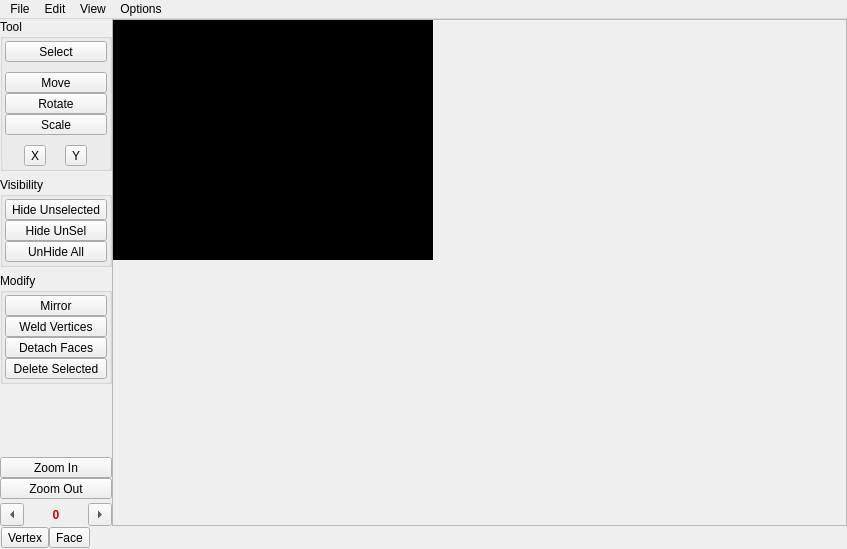
<?xml version="1.0" encoding="UTF-8"?>
<ui version="4.0">
 <class>UVEditor</class>
 <widget class="QMainWindow" name="UVEditor">
  <property name="geometry">
   <rect>
    <x>0</x>
    <y>0</y>
    <width>847</width>
    <height>549</height>
   </rect>
  </property>
  <property name="windowTitle">
   <string>UV Editor</string>
  </property>
  <widget class="QWidget" name="centralwidget">
   <layout class="QVBoxLayout" name="verticalLayout_6">
    <property name="spacing">
     <number>0</number>
    </property>
    <property name="leftMargin">
     <number>0</number>
    </property>
    <property name="topMargin">
     <number>0</number>
    </property>
    <property name="rightMargin">
     <number>0</number>
    </property>
    <property name="bottomMargin">
     <number>0</number>
    </property>
    <item>
     <widget class="QWidget" name="widget" native="true">
      <layout class="QHBoxLayout" name="horizontalLayout_3">
       <property name="spacing">
        <number>0</number>
       </property>
       <property name="leftMargin">
        <number>0</number>
       </property>
       <property name="topMargin">
        <number>0</number>
       </property>
       <property name="rightMargin">
        <number>0</number>
       </property>
       <property name="bottomMargin">
        <number>0</number>
       </property>
       <item>
        <widget class="QWidget" name="widget_4" native="true">
         <layout class="QVBoxLayout" name="verticalLayout_2">
          <property name="spacing">
           <number>0</number>
          </property>
          <property name="leftMargin">
           <number>0</number>
          </property>
          <property name="topMargin">
           <number>0</number>
          </property>
          <property name="rightMargin">
           <number>0</number>
          </property>
          <property name="bottomMargin">
           <number>0</number>
          </property>
          <item>
           <widget class="QWidget" name="widget_3" native="true">
            <layout class="QVBoxLayout" name="verticalLayout">
             <property name="leftMargin">
              <number>0</number>
             </property>
             <property name="topMargin">
              <number>0</number>
             </property>
             <property name="rightMargin">
              <number>0</number>
             </property>
             <property name="bottomMargin">
              <number>0</number>
             </property>
             <item>
              <widget class="QGroupBox" name="groupBox">
               <property name="title">
                <string>Tool</string>
               </property>
               <layout class="QVBoxLayout" name="verticalLayout_3">
                <property name="spacing">
                 <number>0</number>
                </property>
                <property name="leftMargin">
                 <number>2</number>
                </property>
                <property name="topMargin">
                 <number>2</number>
                </property>
                <property name="rightMargin">
                 <number>2</number>
                </property>
                <property name="bottomMargin">
                 <number>2</number>
                </property>
                <item>
                 <widget class="QToolButton" name="toolButton_7">
                  <property name="sizePolicy">
                   <sizepolicy hsizetype="Preferred" vsizetype="Fixed">
                    <horstretch>0</horstretch>
                    <verstretch>0</verstretch>
                   </sizepolicy>
                  </property>
                  <property name="text">
                   <string>Select</string>
                  </property>
                  <property name="checkable">
                   <bool>true</bool>
                  </property>
                 </widget>
                </item>
                <item>
                 <spacer name="verticalSpacer">
                  <property name="orientation">
                   <enum>Qt::Vertical</enum>
                  </property>
                  <property name="sizeHint" stdset="0">
                   <size>
                    <width>0</width>
                    <height>10</height>
                   </size>
                  </property>
                 </spacer>
                </item>
                <item>
                 <widget class="QToolButton" name="toolButton_8">
                  <property name="sizePolicy">
                   <sizepolicy hsizetype="Preferred" vsizetype="Fixed">
                    <horstretch>0</horstretch>
                    <verstretch>0</verstretch>
                   </sizepolicy>
                  </property>
                  <property name="text">
                   <string>Move</string>
                  </property>
                  <property name="checkable">
                   <bool>true</bool>
                  </property>
                 </widget>
                </item>
                <item>
                 <widget class="QToolButton" name="toolButton_9">
                  <property name="sizePolicy">
                   <sizepolicy hsizetype="Preferred" vsizetype="Fixed">
                    <horstretch>0</horstretch>
                    <verstretch>0</verstretch>
                   </sizepolicy>
                  </property>
                  <property name="text">
                   <string>Rotate</string>
                  </property>
                  <property name="checkable">
                   <bool>true</bool>
                  </property>
                 </widget>
                </item>
                <item>
                 <widget class="QToolButton" name="toolButton_10">
                  <property name="sizePolicy">
                   <sizepolicy hsizetype="Preferred" vsizetype="Fixed">
                    <horstretch>0</horstretch>
                    <verstretch>0</verstretch>
                   </sizepolicy>
                  </property>
                  <property name="text">
                   <string>Scale</string>
                  </property>
                  <property name="checkable">
                   <bool>true</bool>
                  </property>
                 </widget>
                </item>
                <item>
                 <spacer name="verticalSpacer_2">
                  <property name="orientation">
                   <enum>Qt::Vertical</enum>
                  </property>
                  <property name="sizeHint" stdset="0">
                   <size>
                    <width>0</width>
                    <height>10</height>
                   </size>
                  </property>
                 </spacer>
                </item>
                <item>
                 <widget class="QWidget" name="widget_7" native="true">
                  <layout class="QHBoxLayout" name="horizontalLayout_6">
                   <property name="spacing">
                    <number>0</number>
                   </property>
                   <property name="leftMargin">
                    <number>0</number>
                   </property>
                   <property name="topMargin">
                    <number>0</number>
                   </property>
                   <property name="rightMargin">
                    <number>0</number>
                   </property>
                   <property name="bottomMargin">
                    <number>0</number>
                   </property>
                   <item>
                    <widget class="QToolButton" name="toolButton">
                     <property name="text">
                      <string>X</string>
                     </property>
                     <property name="checkable">
                      <bool>true</bool>
                     </property>
                     <property name="popupMode">
                      <enum>QToolButton::DelayedPopup</enum>
                     </property>
                     <property name="toolButtonStyle">
                      <enum>Qt::ToolButtonFollowStyle</enum>
                     </property>
                     <property name="arrowType">
                      <enum>Qt::NoArrow</enum>
                     </property>
                    </widget>
                   </item>
                   <item>
                    <widget class="QToolButton" name="toolButton_2">
                     <property name="text">
                      <string>Y</string>
                     </property>
                     <property name="checkable">
                      <bool>true</bool>
                     </property>
                     <property name="popupMode">
                      <enum>QToolButton::DelayedPopup</enum>
                     </property>
                     <property name="toolButtonStyle">
                      <enum>Qt::ToolButtonFollowStyle</enum>
                     </property>
                     <property name="arrowType">
                      <enum>Qt::NoArrow</enum>
                     </property>
                    </widget>
                   </item>
                  </layout>
                 </widget>
                </item>
               </layout>
              </widget>
             </item>
             <item>
              <widget class="QGroupBox" name="groupBox_2">
               <property name="title">
                <string>Visibility</string>
               </property>
               <layout class="QVBoxLayout" name="verticalLayout_4">
                <property name="spacing">
                 <number>0</number>
                </property>
                <property name="leftMargin">
                 <number>2</number>
                </property>
                <property name="topMargin">
                 <number>2</number>
                </property>
                <property name="rightMargin">
                 <number>2</number>
                </property>
                <property name="bottomMargin">
                 <number>2</number>
                </property>
                <item>
                 <widget class="QToolButton" name="toolButton_11">
                  <property name="sizePolicy">
                   <sizepolicy hsizetype="Preferred" vsizetype="Fixed">
                    <horstretch>0</horstretch>
                    <verstretch>0</verstretch>
                   </sizepolicy>
                  </property>
                  <property name="text">
                   <string>Hide Unselected</string>
                  </property>
                 </widget>
                </item>
                <item>
                 <widget class="QToolButton" name="toolButton_12">
                  <property name="sizePolicy">
                   <sizepolicy hsizetype="Preferred" vsizetype="Fixed">
                    <horstretch>0</horstretch>
                    <verstretch>0</verstretch>
                   </sizepolicy>
                  </property>
                  <property name="text">
                   <string>Hide UnSel</string>
                  </property>
                 </widget>
                </item>
                <item>
                 <widget class="QToolButton" name="toolButton_13">
                  <property name="sizePolicy">
                   <sizepolicy hsizetype="Preferred" vsizetype="Fixed">
                    <horstretch>0</horstretch>
                    <verstretch>0</verstretch>
                   </sizepolicy>
                  </property>
                  <property name="text">
                   <string>UnHide All</string>
                  </property>
                 </widget>
                </item>
               </layout>
              </widget>
             </item>
             <item>
              <widget class="QGroupBox" name="groupBox_3">
               <property name="title">
                <string>Modify</string>
               </property>
               <layout class="QVBoxLayout" name="verticalLayout_5">
                <property name="spacing">
                 <number>0</number>
                </property>
                <property name="leftMargin">
                 <number>2</number>
                </property>
                <property name="topMargin">
                 <number>2</number>
                </property>
                <property name="rightMargin">
                 <number>2</number>
                </property>
                <property name="bottomMargin">
                 <number>2</number>
                </property>
                <item>
                 <widget class="QToolButton" name="toolButton_14">
                  <property name="sizePolicy">
                   <sizepolicy hsizetype="Preferred" vsizetype="Fixed">
                    <horstretch>0</horstretch>
                    <verstretch>0</verstretch>
                   </sizepolicy>
                  </property>
                  <property name="text">
                   <string>Mirror</string>
                  </property>
                 </widget>
                </item>
                <item>
                 <widget class="QToolButton" name="toolButton_15">
                  <property name="sizePolicy">
                   <sizepolicy hsizetype="Preferred" vsizetype="Fixed">
                    <horstretch>0</horstretch>
                    <verstretch>0</verstretch>
                   </sizepolicy>
                  </property>
                  <property name="text">
                   <string>Weld Vertices</string>
                  </property>
                 </widget>
                </item>
                <item>
                 <widget class="QToolButton" name="toolButton_20">
                  <property name="sizePolicy">
                   <sizepolicy hsizetype="Preferred" vsizetype="Fixed">
                    <horstretch>0</horstretch>
                    <verstretch>0</verstretch>
                   </sizepolicy>
                  </property>
                  <property name="text">
                   <string>Detach Faces</string>
                  </property>
                 </widget>
                </item>
                <item>
                 <widget class="QToolButton" name="toolButton_21">
                  <property name="sizePolicy">
                   <sizepolicy hsizetype="Preferred" vsizetype="Fixed">
                    <horstretch>0</horstretch>
                    <verstretch>0</verstretch>
                   </sizepolicy>
                  </property>
                  <property name="text">
                   <string>Delete Selected</string>
                  </property>
                 </widget>
                </item>
               </layout>
              </widget>
             </item>
            </layout>
           </widget>
          </item>
          <item>
           <spacer name="verticalSpacer_3">
            <property name="orientation">
             <enum>Qt::Vertical</enum>
            </property>
            <property name="sizeHint" stdset="0">
             <size>
              <width>20</width>
              <height>36</height>
             </size>
            </property>
           </spacer>
          </item>
          <item>
           <widget class="QWidget" name="widget_6" native="true">
            <property name="sizePolicy">
             <sizepolicy hsizetype="Preferred" vsizetype="Maximum">
              <horstretch>0</horstretch>
              <verstretch>0</verstretch>
             </sizepolicy>
            </property>
            <layout class="QVBoxLayout" name="verticalLayout_8">
             <property name="spacing">
              <number>0</number>
             </property>
             <property name="leftMargin">
              <number>0</number>
             </property>
             <property name="topMargin">
              <number>0</number>
             </property>
             <property name="rightMargin">
              <number>0</number>
             </property>
             <property name="bottomMargin">
              <number>0</number>
             </property>
             <item>
              <widget class="QToolButton" name="toolButton_17">
               <property name="sizePolicy">
                <sizepolicy hsizetype="Preferred" vsizetype="Fixed">
                 <horstretch>0</horstretch>
                 <verstretch>0</verstretch>
                </sizepolicy>
               </property>
               <property name="text">
                <string>Zoom In</string>
               </property>
              </widget>
             </item>
             <item>
              <widget class="QToolButton" name="toolButton_16">
               <property name="sizePolicy">
                <sizepolicy hsizetype="Preferred" vsizetype="Fixed">
                 <horstretch>0</horstretch>
                 <verstretch>0</verstretch>
                </sizepolicy>
               </property>
               <property name="text">
                <string>Zoom Out</string>
               </property>
              </widget>
             </item>
             <item>
              <widget class="QWidget" name="widget_11" native="true">
               <property name="sizePolicy">
                <sizepolicy hsizetype="Preferred" vsizetype="Maximum">
                 <horstretch>0</horstretch>
                 <verstretch>0</verstretch>
                </sizepolicy>
               </property>
               <layout class="QHBoxLayout" name="horizontalLayout_2">
                <property name="leftMargin">
                 <number>0</number>
                </property>
                <property name="topMargin">
                 <number>4</number>
                </property>
                <property name="rightMargin">
                 <number>0</number>
                </property>
                <property name="bottomMargin">
                 <number>0</number>
                </property>
                <item>
                 <widget class="QToolButton" name="toolButton_18">
                  <property name="arrowType">
                   <enum>Qt::LeftArrow</enum>
                  </property>
                 </widget>
                </item>
                <item>
                 <widget class="QLabel" name="label_5">
                  <property name="font">
                   <font>
                    <bold>true</bold>
                    <stylestrategy>PreferDefault</stylestrategy>
                    <kerning>true</kerning>
                   </font>
                  </property>
                  <property name="autoFillBackground">
                   <bool>false</bool>
                  </property>
                  <property name="styleSheet">
                   <string notr="true">color: rgb(212, 0, 0);</string>
                  </property>
                  <property name="text">
                   <string notr="true">0</string>
                  </property>
                  <property name="textFormat">
                   <enum>Qt::AutoText</enum>
                  </property>
                  <property name="scaledContents">
                   <bool>false</bool>
                  </property>
                  <property name="alignment">
                   <set>Qt::AlignCenter</set>
                  </property>
                 </widget>
                </item>
                <item>
                 <widget class="QToolButton" name="toolButton_19">
                  <property name="arrowType">
                   <enum>Qt::RightArrow</enum>
                  </property>
                 </widget>
                </item>
               </layout>
              </widget>
             </item>
            </layout>
           </widget>
          </item>
         </layout>
        </widget>
       </item>
       <item>
        <widget class="QScrollArea" name="scrollArea">
         <property name="widgetResizable">
          <bool>true</bool>
         </property>
         <widget class="QUVPainter" name="uvDrawArea">
          <property name="geometry">
           <rect>
            <x>0</x>
            <y>0</y>
            <width>320</width>
            <height>240</height>
           </rect>
          </property>
          <property name="sizePolicy">
           <sizepolicy hsizetype="Fixed" vsizetype="Fixed">
            <horstretch>0</horstretch>
            <verstretch>0</verstretch>
           </sizepolicy>
          </property>
          <property name="minimumSize">
           <size>
            <width>320</width>
            <height>240</height>
           </size>
          </property>
          <property name="mouseTracking">
           <bool>true</bool>
          </property>
          <property name="tabletTracking">
           <bool>true</bool>
          </property>
          <property name="styleSheet">
           <string notr="true">background: black;</string>
          </property>
         </widget>
        </widget>
       </item>
      </layout>
     </widget>
    </item>
    <item>
     <widget class="QWidget" name="widget_2" native="true">
      <layout class="QHBoxLayout" name="horizontalLayout">
       <property name="spacing">
        <number>0</number>
       </property>
       <property name="leftMargin">
        <number>1</number>
       </property>
       <property name="topMargin">
        <number>1</number>
       </property>
       <property name="rightMargin">
        <number>1</number>
       </property>
       <property name="bottomMargin">
        <number>1</number>
       </property>
       <item>
        <widget class="QToolButton" name="toolButton_5">
         <property name="text">
          <string>Vertex</string>
         </property>
         <property name="checkable">
          <bool>true</bool>
         </property>
        </widget>
       </item>
       <item>
        <widget class="QToolButton" name="toolButton_4">
         <property name="text">
          <string>Face</string>
         </property>
         <property name="checkable">
          <bool>true</bool>
         </property>
        </widget>
       </item>
       <item>
        <spacer name="horizontalSpacer">
         <property name="orientation">
          <enum>Qt::Horizontal</enum>
         </property>
         <property name="sizeHint" stdset="0">
          <size>
           <width>40</width>
           <height>20</height>
          </size>
         </property>
        </spacer>
       </item>
      </layout>
     </widget>
    </item>
   </layout>
  </widget>
  <widget class="QMenuBar" name="menubar">
   <property name="geometry">
    <rect>
     <x>0</x>
     <y>0</y>
     <width>847</width>
     <height>21</height>
    </rect>
   </property>
   <widget class="QMenu" name="menuFile">
    <property name="title">
     <string>File</string>
    </property>
    <addaction name="actionImport"/>
    <addaction name="actionExport"/>
    <addaction name="separator"/>
    <addaction name="actionClose"/>
   </widget>
   <widget class="QMenu" name="menuEdit">
    <property name="title">
     <string>Edit</string>
    </property>
    <addaction name="actionUndo"/>
    <addaction name="actionRedo"/>
    <addaction name="separator"/>
    <addaction name="actionProject_Faces"/>
    <addaction name="separator"/>
    <addaction name="actionAdd_New_Skin"/>
    <addaction name="actionDelete_Current_Skin"/>
    <addaction name="actionClear_Current_Skin"/>
    <addaction name="actionResize_Skin"/>
    <addaction name="actionMove_Skin"/>
    <addaction name="separator"/>
    <addaction name="actionSelect_All"/>
    <addaction name="actionSelect_None"/>
    <addaction name="actionSelect_Inverse"/>
    <addaction name="actionSelect_Connected"/>
    <addaction name="actionSelect_Touching"/>
   </widget>
   <widget class="QMenu" name="menuView">
    <property name="title">
     <string>View</string>
    </property>
   </widget>
   <widget class="QMenu" name="menuOptions">
    <property name="title">
     <string>Options</string>
    </property>
    <widget class="QMenu" name="menuLines">
     <property name="title">
      <string>Lines</string>
     </property>
     <addaction name="actionNone"/>
     <addaction name="actionSimple"/>
    </widget>
    <widget class="QMenu" name="menuVertices">
     <property name="title">
      <string>Vertices</string>
     </property>
     <addaction name="actionNone_2"/>
     <addaction name="actionPixels"/>
     <addaction name="actionSquares"/>
    </widget>
    <addaction name="menuLines"/>
    <addaction name="menuVertices"/>
    <addaction name="separator"/>
    <addaction name="actionSync_3D_Selection"/>
    <addaction name="separator"/>
    <addaction name="actionZoom_In"/>
    <addaction name="actionZoom_Out"/>
    <addaction name="separator"/>
    <addaction name="actionAlways_On_Top"/>
   </widget>
   <addaction name="menuFile"/>
   <addaction name="menuEdit"/>
   <addaction name="menuView"/>
   <addaction name="menuOptions"/>
  </widget>
  <action name="actionImport">
   <property name="text">
    <string>Import</string>
   </property>
  </action>
  <action name="actionExport">
   <property name="text">
    <string>Export</string>
   </property>
  </action>
  <action name="actionClose">
   <property name="text">
    <string>Close</string>
   </property>
  </action>
  <action name="actionUndo">
   <property name="text">
    <string>Undo</string>
   </property>
  </action>
  <action name="actionRedo">
   <property name="text">
    <string>Redo</string>
   </property>
  </action>
  <action name="actionProject_Faces">
   <property name="text">
    <string>Project Faces...</string>
   </property>
  </action>
  <action name="actionAdd_New_Skin">
   <property name="text">
    <string>Add New Skin</string>
   </property>
  </action>
  <action name="actionDelete_Current_Skin">
   <property name="text">
    <string>Delete Current Skin</string>
   </property>
  </action>
  <action name="actionClear_Current_Skin">
   <property name="text">
    <string>Clear Current Skin</string>
   </property>
  </action>
  <action name="actionResize_Skin">
   <property name="text">
    <string>Resize Skin...</string>
   </property>
  </action>
  <action name="actionMove_Skin">
   <property name="text">
    <string>Move Skin...</string>
   </property>
  </action>
  <action name="actionSelect_All">
   <property name="text">
    <string>Select All</string>
   </property>
  </action>
  <action name="actionSelect_None">
   <property name="text">
    <string>Select None</string>
   </property>
  </action>
  <action name="actionSelect_Inverse">
   <property name="text">
    <string>Select Inverse</string>
   </property>
  </action>
  <action name="actionSelect_Connected">
   <property name="text">
    <string>Select Connected</string>
   </property>
  </action>
  <action name="actionSelect_Touching">
   <property name="text">
    <string>Select Touching</string>
   </property>
  </action>
  <action name="actionNone">
   <property name="checkable">
    <bool>true</bool>
   </property>
   <property name="text">
    <string>None</string>
   </property>
  </action>
  <action name="actionSimple">
   <property name="checkable">
    <bool>true</bool>
   </property>
   <property name="checked">
    <bool>true</bool>
   </property>
   <property name="text">
    <string>Simple</string>
   </property>
  </action>
  <action name="actionNone_2">
   <property name="checkable">
    <bool>true</bool>
   </property>
   <property name="text">
    <string>None</string>
   </property>
  </action>
  <action name="actionPixels">
   <property name="checkable">
    <bool>true</bool>
   </property>
   <property name="text">
    <string>Pixels</string>
   </property>
  </action>
  <action name="actionSquares">
   <property name="checkable">
    <bool>true</bool>
   </property>
   <property name="checked">
    <bool>true</bool>
   </property>
   <property name="text">
    <string>Squares</string>
   </property>
  </action>
  <action name="actionSync_3D_Selection">
   <property name="checkable">
    <bool>true</bool>
   </property>
   <property name="text">
    <string>Sync 3D Selection</string>
   </property>
  </action>
  <action name="actionZoom_In">
   <property name="text">
    <string>Zoom In</string>
   </property>
  </action>
  <action name="actionZoom_Out">
   <property name="text">
    <string>Zoom Out</string>
   </property>
  </action>
  <action name="actionAlways_On_Top">
   <property name="checkable">
    <bool>true</bool>
   </property>
   <property name="checked">
    <bool>false</bool>
   </property>
   <property name="text">
    <string>Always On Top</string>
   </property>
  </action>
 </widget>
 <customwidgets>
  <customwidget>
   <class>QUVPainter</class>
   <extends>QWidget</extends>
   <header>quvpainter.h</header>
   <container>1</container>
  </customwidget>
 </customwidgets>
 <resources/>
 <connections/>
</ui>
